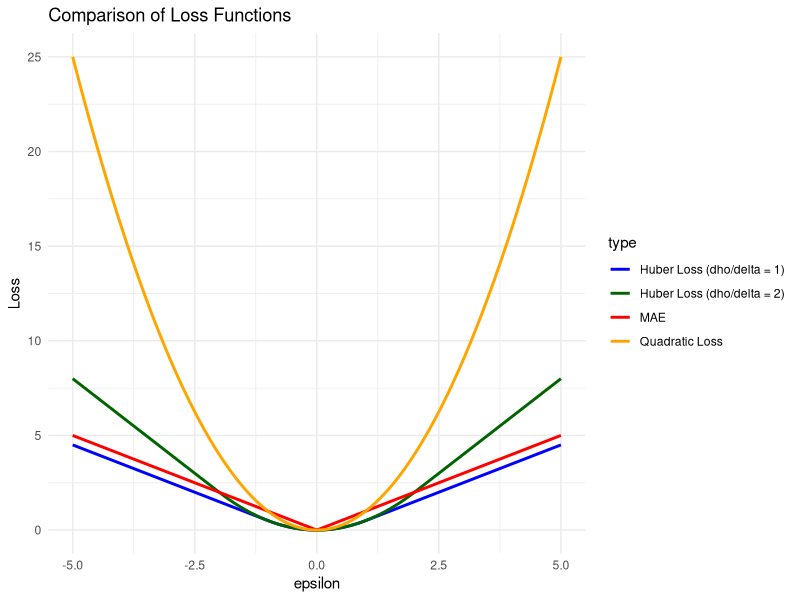

R code for this plot: (Note: a time limit stopped this script after it produced the figure.)
## ---- chunk 1
e <- seq(-5, 5, by = 0.1)
#Quadratic loss
quad_loss <- e^2
df_quad<- data.frame(e=e,loss=quad_loss,type = "Quadratic Loss")

#Mean Absolute Error
loss_mae <- abs(e)
df_mae <- data.frame(e = e, loss = loss_mae,type = "MAE")

#Huber loss - threshold parameters
delta_1 <- 1
delta_2 <- 2
e_huber<- e

# Computing Huber loss function for each epsilon value and each delta value
huber_loss_1 <- ifelse(abs(e_huber) <= delta_1, 0.5 * e_huber^2, 
                       delta_1 * (abs(e_huber) - 0.5 * delta_1))
huber_loss_2 <- ifelse(abs(e_huber) <= delta_2, 0.5 * e_huber^2, 
                       delta_2 * (abs(e_huber) - 0.5 * delta_2))

df_huber_1 <- data.frame(e = e_huber, loss = huber_loss_1, 
                         type = "Huber Loss (dho/delta = 1)")
df_huber_2 <- data.frame(e = e_huber, loss = huber_loss_2, 
                         type = "Huber Loss (dho/delta = 2)")

#Plotting all 3 plots
combined_df <- rbind(df_quad, df_mae, df_huber_1, df_huber_2)
  
library(ggplot2)
ggplot(combined_df, aes(x = e, y = loss, color = type)) +
  geom_line(size = 1) +
  labs(x = "epsilon", y = "Loss", title = "Comparison of Loss Functions") +
  scale_color_manual(values = c("blue", "darkgreen", "red", "orange")) +
  theme_minimal()
## ---- chunk 2
gradient_step_quad <- function(x, y,theta_0, theta_1) {
    pred <- theta_0 + theta_1 * x
    # Calculate gradients
    error <- pred-y
    gradient_0 <- (2 * sum(error))
    gradient_1 <- (2 * sum(error * x))
    
  return(c(gradient_0, gradient_1))
}

gradient_step_mae<- function(x,y,theta_0,theta_1){
    n<-length(y)
    pred <- theta_0 + theta_1*x
    #gradients calculation
    error <- pred-y
    gradient_0 <- mean(ifelse(error>0,1,-1))
    gradient_1 <- mean(ifelse(error>0,x,-x))
    return(c(gradient_0, gradient_1))
}

gradient_step_huber <- function(x, y,theta_0, theta_1,dho=1){
    
    pred <- theta_0 + theta_1*x
    error <- pred - y 
    abs_error <- abs(error)
    # Applying condition based on absolute residuals
    cond <- abs_error <= dho
    gradient_0 <- mean(ifelse(cond,error, dho*sign(error)))
    gradient_1 <- mean(ifelse(cond,error*x, dho*sign(error)*x))
    return(c(gradient_0, gradient_1))
}
## ---- chunk 3
batch_gradient_descent<-function(x,y,theta_0,theta_1,gradient_step_fun,alpha,iteration){
  for (i in 1:iteration) {
    gradient <- gradient_step_fun(x,y,theta_0,theta_1)
    theta_0 <- theta_0 - alpha*gradient[1]
    theta_1 <- theta_1 - alpha*gradient[2]
    }
  return(c(theta_0, theta_1))
}

## ---- chunk 4

stochastic_gradient_descent <- function(x, y, theta_0, theta_1, gradient_step_fun, alpha, iteration) {
  for (i in 1:iteration) {
    shuffle_index <- sample(1:length(x))
    x <- x[shuffle_index]
    y <- y[shuffle_index]

    #Updating parameters for each data point
    for (j in 1:length(x)) {
      gradient <- gradient_step_fun(x[j], y[j], theta_0, theta_1)
      theta_0 <- theta_0 - alpha * gradient[1]
      theta_1 <- theta_1 - alpha * gradient[2]
    }
  }
  return(c(theta_0, theta_1))
}

## ---- chunk 5
grad_descent <- function(x,y,theta_0,theta_1,gradient_step_fun,optim,alpha,iteration){
  new_thetas <- optim(x,y,theta_0,theta_1,gradient_step_fun,alpha,iteration)
  return(new_thetas)
}
## ---- chunk 6
set.seed(123)
x <- runif(50, -2, 2)
e<- rnorm(50, mean = 0, sd = 4)
y <- 3 + 2*x + e
theta_0 <- rnorm(1)
theta_1 <- rnorm(1)
alpha <- 0.01
iteration <- 1000

cat("Batch gradient Descent with Quadratic Loss:",grad_descent(x,y,theta_0,theta_1,
                gradient_step_quad,batch_gradient_descent,alpha,iteration),"\n")
cat("Batch gradient Descent with Mean Absolute Loss:",grad_descent(x,y,theta_0,theta_1,
                gradient_step_mae,batch_gradient_descent,alpha,iteration),"\n")
cat("Batch gradient Descent with Huber Loss:",grad_descent(x,y,theta_0,theta_1,
                gradient_step_huber,batch_gradient_descent,alpha,iteration),"\n")
cat("Stochastic gradient Descent with Quadratic Loss:",grad_descent(x,y,theta_0,theta_1,
                gradient_step_quad,stochastic_gradient_descent,alpha,iteration),"\n")
cat("Stochastic gradient Descent with Mean absolute Loss:",grad_descent(x,y,theta_0,theta_1,
                gradient_step_mae,stochastic_gradient_descent,alpha,iteration),"\n")
cat("Stochastic gradient Descent with Huber Loss:",grad_descent(x,y,theta_0,theta_1,
                gradient_step_huber,stochastic_gradient_descent,alpha,iteration),"\n")
## ---- chunk 7
set.seed(123)
alpha <- 0.01
iteration <- 1000
x <- runif(50, -2, 2)
e<- rnorm(50, mean = 0, sd = 4)
y <- 3 + 2*x + e
theta_0 <- rnorm(1)
theta_1 <-rnorm(1)

#i) Analytical Solution
X <- cbind(1, x) 
analytical <- solve(t(X) %*% X) %*% t(X) %*% y

#ii) Batch gradient descent slopes - Quadratic loss
batch_quad <- grad_descent(x, y, theta_0, theta_1, gradient_step_quad, 
                           batch_gradient_descent, alpha, iteration)

#iii) Stochastic gradient descent slopes - Quadratic loss
sgd_quad <- grad_descent(x, y, theta_0, theta_1, gradient_step_quad, 
                         stochastic_gradient_descent, alpha, iteration)

cat("Linear Regression with Quadratic loss \n")
cat("Analytical solution: Theta_0=",analytical[1],"Theta_1=",analytical[2],"\n")
cat("Batch Gradient Descent: Theta_0=",batch_quad[1],"Theta_1=",batch_quad[2],"\n")
cat("Stochastic Gradient Descent: Theta_0=",sgd_quad[1],"Theta_1=",sgd_quad[2],"\n")
## ---- chunk 8
set.seed(123)
alpha <- 0.01
iteration <- 1000

library(ggplot2)

slopes <-  function(){
  x <- runif(50, min = -2, max = 2)
  e <- rnorm(50, mean = 0, sd = 4)
  y <- 3 + 2 * x + e
  iteration <- 1000
  theta_0 <- 0  
  theta_1 <- 0  
  
  #Analytical solution
  X <- cbind(1, x)
  analytical <- solve(t(X) %*% X) %*% t(X) %*% y
  
  slopes_batch_quad <- grad_descent(x, y, theta_0, theta_1, gradient_step_quad, 
                                    batch_gradient_descent, alpha, iteration)

  slopes_sgd_quad <- grad_descent(x, y, theta_0, theta_1, gradient_step_quad, 
                                  stochastic_gradient_descent, alpha, iteration)

  return(c(analytical[2],slopes_batch_quad[2], slopes_sgd_quad[2]))
}

esti_slopes<-replicate(iteration,slopes()) 
df <- data.frame(slope = c(esti_slopes[1,],esti_slopes[2,],esti_slopes[3,]),
                 Type = c(rep("Analytical - Quad",iteration),
                          rep("Batch Gradient - Quad",iteration),
                          rep("Stochastic Gradient - Quad",iteration)))

ggplot(df, aes(x = slope, fill = Type)) +
  geom_histogram(position = position_dodge(width = 0.75), alpha = 0.7, bins = 35) +
  geom_vline(xintercept = 2, color = "darkblue", linetype = "dotdash") +
  facet_wrap(~Type)+
  labs(x = "Estimated Slope Values", y = "Frequency",
       title = "Histograms of Estimated Slopes") +
  geom_text(aes(x = 2, y = 30, label = "True Slope value"),position = "dodge",
            vjust = -1, hjust = 0.75, color = "darkblue", angle = 90, size = 3)+
  theme_minimal()

## ---- chunk 9
#analytical <- analytical_sol(x, y, theta_0, theta_1,iteration, FALSE)
#ii) Batch gradient descent slopes - MAE
batch_mae <- grad_descent(x, y, theta_0, theta_1, gradient_step_mae, 
                          batch_gradient_descent, alpha, iteration)

#iii) Batch gradient descent slopes - Huber
batch_huber <- grad_descent(x, y, theta_0, theta_1, gradient_step_huber, 
                            batch_gradient_descent, alpha, iteration)

cat("Linear Regression with Quadratic loss \n")
cat("Analytical solution: Theta_0=",analytical[1],"Theta_1=",analytical[2],"\n")
cat("Batch Gradient Descent MAE: Theta_0=",batch_mae[1],"Theta_1=",batch_mae[2],"\n")
cat("Batch Gradient Descent Huber: Theta_0=",batch_huber[1],"Theta_1=",batch_huber[2],"\n")
## ---- chunk 10
# Initialize variables
alpha <- 0.01
iteration <- 1000

slopes <- function() {
  
  x <- runif(50, min = -2, max = 2)
  e<- rnorm(50, mean = 0, sd = 4)
  y <- 3 + 2 * x + e
  iteration <- 1000
  theta_0<-0
  theta_1<-0
  
  X <- cbind(1, x)
  analytical <- solve(t(X) %*% X) %*% t(X) %*% y

  batch_mae <- grad_descent(x,y,theta_0,theta_1, gradient_step_mae,
                            batch_gradient_descent, alpha, iteration)
  
  batch_huber <- grad_descent(x,y,theta_0,theta_1, gradient_step_huber, 
                              batch_gradient_descent, alpha, iteration)
  
  return(c(analytical[2], batch_mae[2], batch_huber[2]))
}

esti_slopes <- replicate(iteration, slopes())

df <- data.frame(
  slope = c(esti_slopes[1,], esti_slopes[2,], esti_slopes[3,]),
  type = c(rep("Analytical Solution", iteration), 
             rep("MAE - Batch Gradient D", iteration), 
             rep("Huber - Batch Gradient D", iteration))
)

# Plotting histograms
ggplot(df, aes(x = slope, fill = type)) +
  geom_histogram(position = position_dodge(width = 0.5), alpha = 0.75, bins = 35) +
  geom_vline(xintercept=2, color = "darkblue", linetype = "dotdash") +
  labs(x = "Estimated Slope Values", y = "Frequency", title = "Histograms of Estimated Slopes") +
  facet_wrap(~type)+
  geom_text(aes(x = 2, y = 20, label = "True Slope Value"), position = position_nudge(y = 5), 
            vjust = -1, hjust = 0.5, color = "darkblue", angle = 90, size = 3)+
  theme_minimal()

## ---- chunk 11
set.seed(123) 
n <- 50
iteration <- 1000
alpha <- 0.01

simulate_Y <- function(x) {
  e <- rnorm(n, mean = 0, sd = 2) 
  y <- 3 + 2*x + e
  for(i in 1:n){
    if(runif(1) < 0.1){
      if(runif(1) < 0.5){
        y[i] <- y[i] + 2*abs(y[i])
      } else {
        y[i] <- y[i] - 2*abs(y[i])
      }
      }
  }
  return(y)
}

slopes <- function() {
  x <- runif(n, min = -2, max = 2)
  y <- simulate_Y(x)
  X <- cbind(1, x) 
  
  # Analytical solution
  analytical <- solve(t(X) %*% X) %*% t(X) %*% y
  theta_1_analytical <- analytical[2,] # Extract slope
  
  batch_mae <- grad_descent(x, y, 0, 0, gradient_step_mae, 
                            batch_gradient_descent, alpha, iteration)[2]
  batch_huber <- grad_descent(x, y, 0, 0, gradient_step_huber, 
                              batch_gradient_descent, alpha, iteration)[2]
  
  return(c(theta_1_analytical, batch_mae, batch_huber))
}
## ---- chunk 12
esti_slopes <- replicate(1000, slopes())

df <- data.frame(
  slope_Estimate = c(esti_slopes[1,], esti_slopes[2,], esti_slopes[3,]),
  type = c(rep("Analytical Solution", iteration), 
             rep("MAE - Batch GD", iteration), 
             rep("Huber - Batch GD", iteration))
)

# Plotting histograms
ggplot(df, aes(x = slope_Estimate, fill = type)) +
  geom_histogram(position = position_dodge(width = 0.5), alpha = 0.75, bins = 35) +
  geom_vline(xintercept = 2, color = "darkblue", linetype = "dotdash") +
  facet_wrap(~type)+
  labs(x = "Slope Estimate", y = "Frequency", 
       title = "Histograms of Estimated slopes by simulating outliers ") +
  geom_text(aes(x = 2, y = 80, label = "True Slope Value"),position = position_nudge(y = 5), 
            vjust = -1, hjust = 0.5, color = "darkblue", angle = 90, size = 3)+
  theme_minimal()
